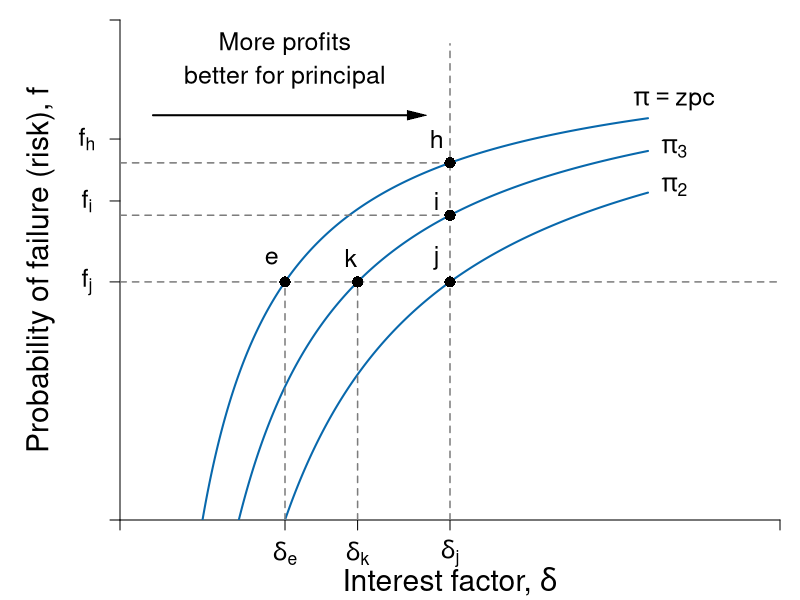

Write R code to recreate this figure.
#Graph Designer: Harriet Brookes-Gray
#Authors: Bowles and Halliday
#Title: Coordination, Conflict and Competition: A Text in Microeconomics

library(shape)
pdf(file = "credit/lender_isoprofits.pdf", width = 8, height = 6)

#Set parameters for graphics
pointsize <- 1.8
axislabelsize <- 1.8
labelsize <- 1.5
namesize <- 1.8
annotatesize <- 1.5
graphlinewidth <- 2
segmentlinewidth <- 1.5

COL <- c("#7fc97f", "#beaed4", "#fdc086", "#ffff99", "#386cb0", "#f0027f", "#bf5b17", "#666666")
COLA <- c("#e0f3db", "#99d8c9","#66c2a4","#41ae76", "#238b45", "#005824")
COLB <- c("#c6dbef", "#4eb3d3", "#2b8cbe", "#0868ac","#084081")
COLC <- c("#fcfbfd", "#efedf5", "#dadaeb", "#bcbddc", "#9e9ac8", "#807dba", "#6a51a3", "#54278f", "#3f007d")
grays <- gray.colors(25, start = 1, end = 0)

#Edited the margins to cater for the larger LHS labels
par(mar =  c(4, 6, 1, 1))

brfFn <- function(delta, q = 1) {
  .5 + (delta / (2 * q)) 
}

PCFn <- function(delta, q = 1) {
  delta/q
}

isoreturnFn <- function(delta, pi=0.125) {
  1 - (pi)/delta
}


yFn <- function(d1, f1, q = 1){
  q*f1*(1 - f1) - d1*(1 - f1)
}

profitFn <- function(d1, q = 1){
  d1/2 - (1/(2*q))*(d1)^2
}

ylow <- function(delta, q = 1, ybar = 0.0625){
  (-sqrt(delta^2 - 2*delta*q + q^2 - 4*q*ybar) + delta + q)/(2*q)
}

yhigh <- function(delta, q = 1, ybar = 0.0625){
  (sqrt(delta^2 - 2*delta*q + q^2 - 4*q*ybar) + delta + q)/(2*q)
}

xlims <- c(0, 1)
ylims <- c(0, 1.05)

npts <- 501 
d1 <- seq(xlims[1], xlims[2], length.out = npts)
f1 <- seq(ylims[1], ylims[2], length.out = npts) 
a <- c(0.0625, 0.125, 0.14)

plot(0, 0, xlim = xlims, ylim = ylims, type = "n",
     xlab = expression(paste("")),
     ylab = expression(paste("")), 
     xaxt = "n", 
     yaxt = "n", 
     cex.lab = axislabelsize, 
     bty = "n", 
     xaxs = "i", 
     yaxs = "i"
)


ticksy <- c(ylims[1],0.5, 0.67, 0.8, ylims[2])
ylabels <- c(NA, NA, NA, NA,NA)
ticksx <- c(xlims[1], 0.25, 0.36, 0.5, xlims[2])
xlabels <- c(NA, NA, NA, NA, NA, NA)

axis(1, at = ticksx, pos = 0, labels = xlabels, cex.axis = labelsize)
axis(2, at = ticksy, pos = 0, labels = ylabels, las = 1, cex.axis = labelsize)

npts <- 503 
xx1 <- seq(xlims[1], 0.8, length.out = npts)
xx2 <- seq(0, 1, length.out = npts)

# xpoly1 <- seq(from = 0.168, to = 0.5, length.out = 500)
# ypoly1 <- ylow(xpoly1)
# ypoly2 <- isoreturnFn(xpoly1)
# polygon(x = c(xpoly1, rev(xpoly1)), y = c(ypoly1, rev(ypoly2)), col = COL[4], density = NULL, border = NA)


#Draw the graphs
#lines(xx1, brfFn(xx1), col = COLA[4], lwd = graphlinewidth)
#lines(xx1, PCFn(xx1), col = COLA[2], lwd = graphlinewidth)
# lines(xx1, isoreturnFn(xx1), col = COLB[4], lwd = graphlinewidth)
# lines(xx1, isoreturnFn(xx1 - 0.2), col = COLB[4], lwd = graphlinewidth)
# lines(0, isoreturnFn(xx2 - 0.4), col = COLB[4], lwd = graphlinewidth)
lines(xx1, isoreturnFn(xx1), col = COLB[4], lwd = graphlinewidth)
lines(xx1, isoreturnFn(xx1, pi = 0.18), col = COLB[4], lwd = graphlinewidth)
lines(xx1, isoreturnFn(xx1, pi = 0.25), col = COLB[4], lwd = graphlinewidth)

#Axis labels
mtext(expression(paste("Interest factor, ", delta)), side = 1, line = 3, cex = axislabelsize)
text(-0.12, 0.5*(ylims[2]), expression(paste("Probability of failure (risk), ", f)), xpd = TRUE, cex = axislabelsize, srt = 90) 


#contour(d1, f1,
      #  outer(d1, f1, yFn),
      #  drawlabels = FALSE,
      # col = COLA[3],
      #  lwd = graphlinewidth,
      #  levels = a,
      # xaxs = "i",
      # yaxs = "i",
      # add = TRUE)


#segments(0.5, 0, 0.5, brfFn(delta = 0.5), lty = 2, col = grays[20] , lwd = segmentlinewidth)
segments(0, 0.5, 1, 0.5, lty = 2, col = grays[20] , lwd = segmentlinewidth)
segments(0.5, 0, 0.5, 1, lty = 2, col = grays[20] , lwd = segmentlinewidth)
segments(0.36, 0, 0.36, 0.5, lty = 2, col = grays[20] , lwd = segmentlinewidth)
segments(0.25, 0, 0.25, 0.5, lty = 2, col = grays[20] , lwd = segmentlinewidth)
segments(0, 0.75, 0.5, 0.75, lty = 2, col = grays[20] , lwd = segmentlinewidth)
segments(0, 0.64, 0.5, 0.64, lty = 2, col = grays[20] , lwd = segmentlinewidth)


points(0.5, 0.5, pch = 16, col = "black", cex = 1.5)
points(0.25, 0.5, pch = 16, col = "black", cex = 1.5)
points(0.36, 0.5, pch = 16, col = "black", cex = 1.5)
points(0.5, 0.64, pch = 16, col = "black", cex = 1.5)
points(0.5, 0.75, pch = 16, col = "black", cex = 1.5)


text(0.23, 0.55, expression(paste(e)), cex = labelsize, xpd = TRUE)
text(0.35, 0.55, expression(paste(k)), cex = labelsize, xpd = TRUE)
text(0.48, 0.55, expression(paste(j)), cex = labelsize, xpd = TRUE)
text(0.48, 0.67, expression(paste(i)), cex = labelsize, xpd = TRUE)
text(0.48, 0.8, expression(paste(h)), cex = labelsize, xpd = TRUE)

text(-0.05, 0.5, expression(paste(f[j])), cex = labelsize, xpd = TRUE)
text(-0.05, 0.67, expression(paste(f[i])), cex = labelsize, xpd = TRUE)
text(-0.05, 0.8, expression(paste(f[h])), cex = labelsize, xpd = TRUE)
text(0.25, -0.07, expression(paste(delta[e])), cex = labelsize, xpd = TRUE)
text(0.36, -0.07, expression(paste(delta[k])), cex = labelsize, xpd = TRUE)
text(0.5, -0.07, expression(paste(delta[j])), cex = labelsize, xpd = TRUE)

text(0.84, 0.88, expression(paste(pi == zpc)), cex = labelsize, xpd = TRUE)
text(0.84, 0.78, expression(paste(pi[3])), cex = labelsize, xpd = TRUE)
text(0.84, 0.7, expression(paste(pi[2])), cex = labelsize, xpd = TRUE)

Arrows(0.05, 0.85, 0.45, 0.85, col = "black", lty = 1, lwd = 2, arr.type = "triangle", arr.lwd = 0.5)
text(0.25, 1, expression(paste('More profits')), cex = labelsize, xpd = TRUE)
text(0.25, 0.93, expression(paste('better for principal')), cex = labelsize, xpd = TRUE)


#Annotate points (4,4),(2,8),(8,2) on feasibility frontier
#text(0.5 + 0.015, isoreturnFn(0.5) + 0.04, expression(paste(n)), cex = labelsize)
#points(0.5, isoreturnFn(0.5), pch = 16, col = "black", cex = 1.5)

#text(0.375 + 0.02, 0.6 + 0.03, expression(paste(b)), cex = labelsize)
#points(0.5, brfFn(delta = 0.5), pch = 16, col = "black", cex = 1.5)
#points(0.25, 0.5, pch = 16, col = "black", cex = 1.5)
#points(0.165, 0.25, pch = 16, col = "black", cex = 1.5)



#text(0.62, 1.05, expression(paste("A's best-response function")), cex = labelsize, xpd = TRUE)
#text(0.62, 0.95, expression(paste(f == frac(1,2) + frac(delta, 2*q))), cex = labelsize)

#text(0.64, 0.4, expression(paste("A's participation")), cex = labelsize)
#text(0.64, 0.34, expression(paste("constraint")), cex = labelsize)
#text(0.64, 0.22, expression(paste(f == frac(delta, q))), cex = labelsize)
#Arrows(0.64, 0.44, 0.64, 0.58, col = "black", lty = 1, lwd = 2, arr.type = "triangle", arr.lwd = 0.5)


#text(0.87, 0.6, expression(paste("P's isoprofit curve")), cex = labelsize, xpd = TRUE)
#Arrows(0.87, 0.63, 0.87, 0.82, col = "black", lty = 1, lwd = 2, arr.type = "triangle", arr.lwd = 0.5)

#text(0.3, 0.13, expression(paste("Pareto-improving")), cex = labelsize)
#text(0.3, 0.07, expression(paste("lens")), cex = labelsize)
#Arrows(0.3, 0.18, 0.3, 0.5, col = "black", lty = 1, lwd = 2, arr.type = "triangle", arr.lwd = 0.5)


dev.off()
